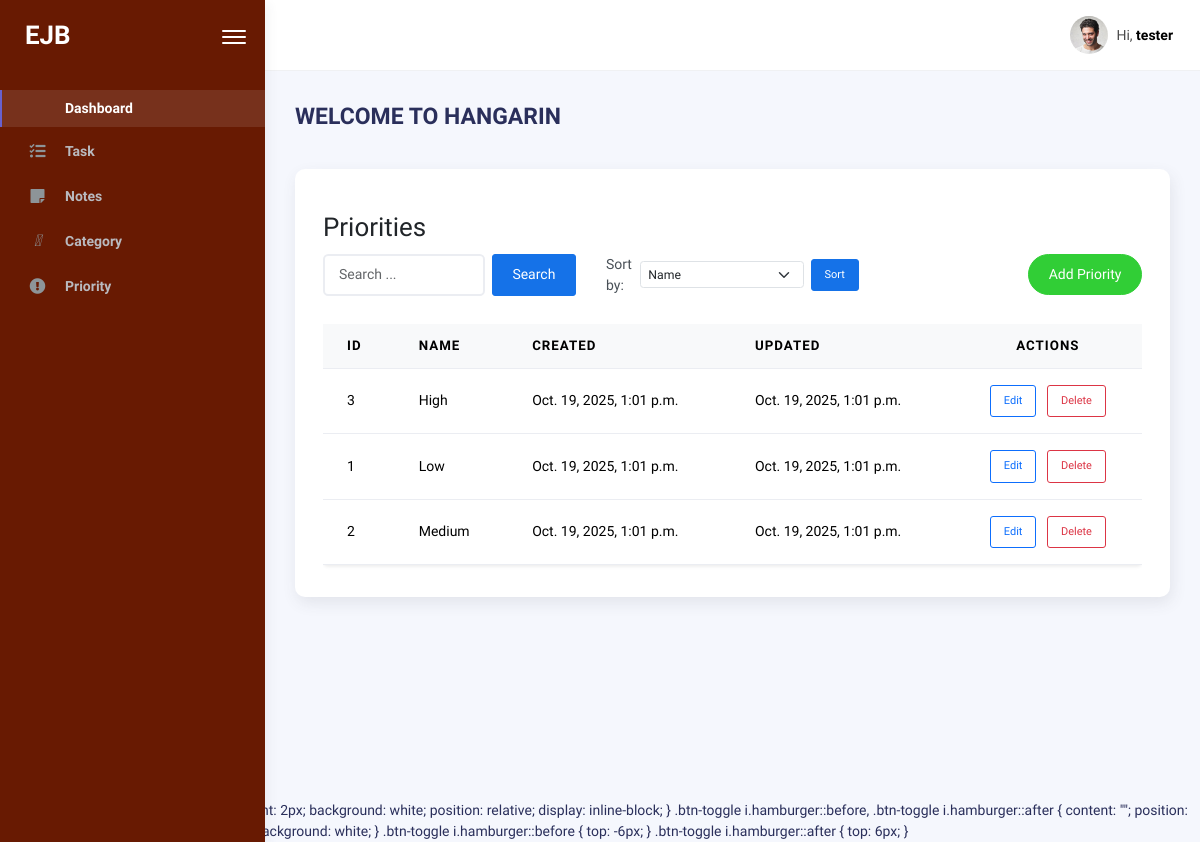
/priorities/ (signed in), run on the app's committed database.
### tasks/models.py (models this page shows, shortened)
class BaseModel(models.Model):
    from django.utils import timezone
    created_at = models.DateTimeField(default=timezone.now)
    updated_at = models.DateTimeField(auto_now=True)
    class Meta:
        abstract = True

class Priority(BaseModel):
    id = models.AutoField(primary_key=True)
    name = models.CharField(max_length=100)
    class Meta:
        verbose_name = "Priority"
        verbose_name_plural = "Priorities"

### tasks/views.py (the view)
# urls.py: path('priorities/', views.PriorityListView.as_view(), name='priority-list'),
class PriorityListView(LoginRequiredMixin, ListView):
    model = Priority
    template_name = "priority_list.html"
    context_object_name = "priorities"
    paginate_by = 6
    ordering = ['-created_at']
    def get_queryset(self):
        qs = super().get_queryset()
        query = self.request.GET.get('q')
        sort_by = self.request.GET.get('sort_by', 'name')
        if query:
            qs = qs.filter(Q(name__icontains=query))
        allowed_sort_fields = ['name', 'created_at', 'updated_at']
        if sort_by not in allowed_sort_fields:
            sort_by = 'name'
        return qs.order_by(sort_by)

### templates/priority_list.html (shortened to what this page needs)
{% extends "base.html" %}
{% block content %}
<div class="container mt-4">
    <h2>Priorities</h2>
    <div class="row mb-3">
        <div class="col-md-4 mb-3">
            <form action="{% url 'priority-list' %}" method="get" class="d-flex">
                <input type="text" name="q" value="{{ request.GET.q }}" placeholder="Search ..." class="form-control me-2" />
                <button type="submit" class="btn btn-primary">
                     Search
                </button>
            </form>
        </div>
        <div class="col-md-4 mb-3">
            <form method="get" class="d-flex align-items-center">
                <label for="sortSelect" class="me-2">Sort by:</label>
                <select class="form-select form-select-sm me-2" id="sortSelect" name="sort_by">
                    <option value="name" {% if request.GET.sort_by == "name" or not request.GET.sort_by %}selected{% endif %}>Name</option>
                </select>
                <button type="submit" class="btn btn-primary btn-sm">Sort</button>
            </form>
        </div>
        <div class="col-md-4 text-end">
            <a href="{% url 'priority-add' %}" class="btn btn-success btn-rounded">
                Add Priority
            </a>
        </div>
    </div>
    <div class="table-responsive">
        <table class="table table-hover align-middle shadow-sm bg-white rounded">
            <thead class="table-light">
                <tr>
                    <th>ID</th>
                    <th>Name</th>
                    <th>Created</th>
                    <th>Updated</th>
                    <th class="text-center">Actions</th>
                </tr>
            </thead>
            <tbody>
                {% for priority in priorities %}
                <tr>
                    <td>{{ priority.id }}</td>
                    <td>{{ priority.name }}</td>
                    <td>{{ priority.created_at|date:"M. j, Y, g:i a" }}</td>
                    <td>{{ priority.updated_at|date:"M. j, Y, g:i a" }}</td>
                    <td class="text-center">
                        <a href="{% url 'priority-edit' priority.id %}" class="btn btn-sm btn-outline-primary me-2">Edit</a>
                        <a href="{% url 'priority-delete' priority.id %}" class="btn btn-sm btn-outline-danger">Delete</a>
                    </td>
                </tr>
                {% empty %}
                <tr>
                    <td colspan="5" class="text-center text-muted">No priorities found.</td>
                </tr>
                {% endfor %}
            </tbody>
        </table>
    </div>
</div>
{% endblock %}

### templates/base.html (shortened to what this page needs)
{% load static %}
<!DOCTYPE html>
<html lang="en">
  <head>
    {% load pwa %}
    {% load static %}
    <link rel="stylesheet" href="{% static 'css/bootstrap.min.css' %}" />
    <link rel="stylesheet" href="{% static 'css/plugins.min.css' %}" />
    <link rel="stylesheet" href="{% static 'css/kaiadmin.min.css' %}" />
  </head>
  <body>
    <div class="wrapper">
      <div class="sidebar" data-background-color="dark">
        <div class="sidebar-logo">
          <div class="logo-header" data-background-color="dark">
            <a href="{% url 'home' %}" class="logo">
              <h2 style="color: white; margin: 0; font-weight: 600;">EJB</h2>
            </a>
            <div class="nav-toggle">
              <button class="btn btn-toggle toggle-sidebar">
                <i class="hamburger"></i>
              </button>
            </div>
          </div>
        </div>
        <div class="sidebar-wrapper scrollbar scrollbar-inner">
          <div class="sidebar-content">
            <ul class="nav nav-secondary">
              <li class="nav-item active">
                <a href="{% url 'home' %}">
                  <p>Dashboard</p>
                </a>
              </li>
              <li class="nav-item">
                <a href="{% url 'task-list' %}">
                  <i class="fas fa-tasks"></i>
                  <p>Task</p>
                </a>
              </li>
               <li class="nav-item">
                  <a href="{% url 'note-list' %}">
                    <i class="fas fa-sticky-note"></i>
                    <p>Notes</p>
                  </a>
                </li>
                <li class="nav-item">
                  <a href="{% url 'category-list' %}">
                    <i class="fa-solid fa-layer-group"></i>
                    <p>Category</p>
                  </a>
                </li>
                <li class="nav-item">
                  <a href="{% url 'priority-list' %}">
                    <i class="fas fa-exclamation-circle"></i>
                    <p>Priority</p>
                  </a>
                </li>
            </ul>
          </div>
        </div>
      </div>
      <div class="main-panel">
        <div class="main-header">
          <nav
            class="navbar navbar-header navbar-header-transparent navbar-expand-lg border-bottom"
          >
            <div class="container-fluid">
              <ul class="navbar-nav topbar-nav ms-md-auto align-items-center">
                <li class="nav-item topbar-user dropdown hidden-caret">
                  <a
                    class="dropdown-toggle profile-pic"
                    data-bs-toggle="dropdown"
                    href="#"
                    aria-expanded="false"
                  >
                    <div class="avatar-sm">
                      <img
                        src="{% static 'img/profile.jpg' %}"
                        alt="..."
                        class="avatar-img rounded-circle"
                      />
                    </div>
                    <span class="profile-username">
                      <span class="op-7">Hi,</span>
                      <span class="fw-bold">
                        {% if request.user.get_full_name %}
                          {{ request.user.get_full_name }}
                        {% else %}
                          {{ request.user.username }}
                        {% endif %}
                      </span>
                    </span>
                  </a>
                </li>
              </ul>
            </div>
          </nav>
        </div>
        <div class="container">
          <div class="page-inner">
            <div
              class="d-flex align-items-left align-items-md-center flex-column flex-md-row pt-2 pb-4"
            >
              <div>
                <h3 class="fw-bold mb-3">WELCOME TO HANGARIN</h3>
              </div>
            </div>
            <div class="row">
              <div class="col-md-12">
                <div class="card card-round">
                  <div class="card-body">
                    {% block content %}
                    {% endblock %}
                  </div>
                </div>
              </div>
            </div>
          </div>
        </div>
      </div>
    </div>
  {% load static %}
.btn-toggle i.hamburger {
  width: 24px;
  height: 2px;
  background: white;
  position: relative;
  display: inline-block;
}
.btn-toggle i.hamburger::before,
.btn-toggle i.hamburger::after {
  content: "";
  position: absolute;
  left: 0;
  width: 24px;
  height: 2px;
  background: white;
}
.btn-toggle i.hamburger::before {
  top: -6px;
}
.btn-toggle i.hamburger::after {
  top: 6px;
}
  </body>
</html>

### templates/base.html (style rules this page uses)
.sidebar[data-background-color="dark"], .logo-header[data-background-color="dark"] { background-color: #681a02ff !important; }
.nav-item a:hover, .nav-item.active > a { background-color: rgba(255, 255, 255, 0.1) !important; }
.btn-toggle i.hamburger { position: relative; display: inline-block; width: 24px; height: 2px; background-color: white; border-radius: 2px; transition: all 0.3s ease-in-out; vertical-align: middle; }
.btn-toggle i.hamburger::before, .btn-toggle i.hamburger::after { content: ""; position: absolute; left: 0; width: 24px; height: 2px; background-color: white; border-radius: 2px; transition: all 0.3s ease-in-out; }
.btn-toggle i.hamburger::before { top: -6px; }
.btn-toggle i.hamburger::after { top: 6px; }

### data on the page
Priority: id "3", name "High", created_at "Oct. 19, 2025, 1:01 p.m.", updated_at "Oct. 19, 2025, 1:01 p.m."
Priority: id "1", name "Low", created_at "Oct. 19, 2025, 1:01 p.m.", updated_at "Oct. 19, 2025, 1:01 p.m."
Priority: id "2", name "Medium", created_at "Oct. 19, 2025, 1:01 p.m.", updated_at "Oct. 19, 2025, 1:01 p.m."

### other printed values
{{ request.user.username }} "tester"
